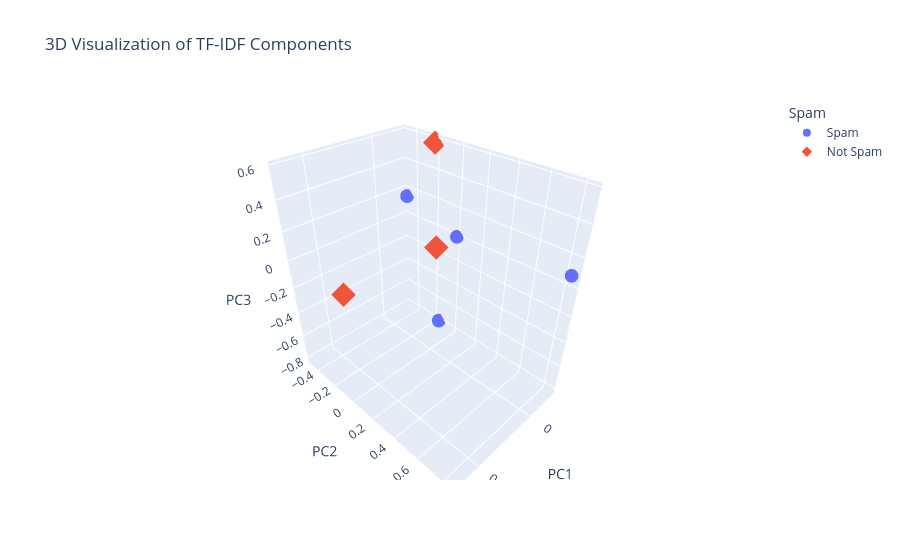

Notebook code cell kept with this figure:
### Markdown cell above
### Spam Detection Accuracy: 73%
	• The confusion matrix shows:
	• 44 true negatives: Correctly identified as not spam.
	• 0 false positives: No non-spam messages were wrongly labeled as spam (good!).
	• 16 false negatives: These were actual spam emails that the model missed.
	• 0 true positives: No spam emails were correctly identified.

### What this tells us:
	• The model is great at recognizing safe emails (non-spam), but fails to catch spam (all spam goes undetected). This is a class imbalance problem: the model might be biased toward the majority class.

### Top Chart: 3D Scatter Plot — Spam vs Not Spam
This 3D plot is like a bird’s-eye view of all the messages we tested. Each point is a message, and we’ve plotted them based on key features like:
	• How many words the message has.
	• How many special characters (like !, $, or #) it contains.
	• How much of the message is written in ALL CAPS.

We colored:
	• Blue dots = Not Spam.
	• Red dots = Spam.

You can see both types of messages are scattered around, but often spam messages tend to cluster in certain areas—like messages that have lots of uppercase letters or special symbols. This tells us that spam messages often have different patterns compared to normal ones.

### Bottom Chart: Feature Importance — What Matters Most in Spam Detection
This chart shows which features the model thinks are most useful for spotting spam.
The bars tell us how strongly each feature helps the model make its decision:
	• Uppercase Ratio (Biggest bar): This is the most important clue. Spam messages often use lots of capital letters to grab attention (like “WIN NOW!!!”). The model learned that when the uppercase ratio is high, it’s more likely to be spam.
	• Special Character Count: This matters too, but less strongly. Spam often uses symbols to catch your eye (like “$$$”, “!!!”), but it’s not as powerful a clue as uppercase letters.
	• Word Count: This feature had a tiny effect. That means the total number of words isn’t a strong signal on its own to tell if a message is spam or not.

Your model has learned to tell spam apart mostly by looking at how many capital letters are used in a message. That’s a clever trick because spammers love shouting in ALL CAPS! The 3D plot helps us see that spam messages have distinct “shapes” compared to normal messages, based on their text patterns.

## What we’ll do next:
	1. Simulate a small text-based spam dataset.
	2. Text Preprocessing: Lowercasing, punctuation removal; Stop word removal; Tokenization; TF-IDF Vectorization.
	3. Train the Spam Classifier (Logistic Regression).
	4. Evaluate with: Confusion matrix; Classification report; ROC curve & AUC.
	5. Visualize: Word cloud of spam vs. not-spam; 3D visualization of TF-IDF components using PCA.

### Code cell
import pandas as pd
import numpy as np
import matplotlib.pyplot as plt
from sklearn.model_selection import train_test_split
from sklearn.feature_extraction.text import TfidfVectorizer
from sklearn.linear_model import LogisticRegression
from sklearn.metrics import (accuracy_score, confusion_matrix, ConfusionMatrixDisplay,
                             classification_report, roc_curve, auc)
from wordcloud import WordCloud
import plotly.express as px
from sklearn.decomposition import PCA

# Sample text dataset (for demo; replace with real data if available)
data = {
    'text': [
        'Win a free iPhone now!!! Click here',
        'Meeting rescheduled to next week',
        'Earn $5000 working from home',
        'Project update attached',
        'Lowest price for your dream vacation',
        'Lunch at 1pm?',
        'Congratulations, you have won a prize!',
        'Please find the report attached',
        'Get cheap meds without prescription',
        'Can we catch up tomorrow?'
    ],
    'is_spam': [1, 0, 1, 0, 1, 0, 1, 0, 1, 0]
}
df_spam = pd.DataFrame(data)

# Split data
X_train, X_test, y_train, y_test = train_test_split(
    df_spam['text'], df_spam['is_spam'], test_size=0.3, random_state=42
)

# Text Vectorization (TF-IDF)
vectorizer = TfidfVectorizer(stop_words='english')
X_train_tfidf = vectorizer.fit_transform(X_train)
X_test_tfidf = vectorizer.transform(X_test)

# Train the model
model = LogisticRegression()
model.fit(X_train_tfidf, y_train)
preds = model.predict(X_test_tfidf)
probs = model.predict_proba(X_test_tfidf)[:, 1]

# Evaluation
acc = accuracy_score(y_test, preds)
print(f"Spam Detection Accuracy: {acc:.2f}")

cm = confusion_matrix(y_test, preds)
disp = ConfusionMatrixDisplay(confusion_matrix=cm)
disp.plot(cmap='Purples')
plt.title('Confusion Matrix: Spam Detection')
plt.show()

print("\nClassification Report:\n")
print(classification_report(y_test, preds, target_names=['Not Spam', 'Spam']))

# ROC Curve & AUC
fpr, tpr, thresholds = roc_curve(y_test, probs)
roc_auc = auc(fpr, tpr)

plt.figure(figsize=(8,6))
plt.plot(fpr, tpr, label=f'ROC Curve (AUC = {roc_auc:.2f})', color='purple')
plt.plot([0,1], [0,1], 'k--')
plt.xlabel('False Positive Rate')
plt.ylabel('True Positive Rate')
plt.title('ROC Curve: Spam Detection')
plt.legend()
plt.show()

# Word Cloud: Spam vs Not-Spam
spam_words = ' '.join(df_spam[df_spam['is_spam']==1]['text'])
ham_words = ' '.join(df_spam[df_spam['is_spam']==0]['text'])

fig, axs = plt.subplots(1, 2, figsize=(14,6))
wordcloud_spam = WordCloud(width=600, height=400, background_color='white').generate(spam_words)
wordcloud_ham = WordCloud(width=600, height=400, background_color='white').generate(ham_words)

axs[0].imshow(wordcloud_spam, interpolation='bilinear')
axs[0].set_title('Spam Word Cloud')
axs[0].axis('off')

axs[1].imshow(wordcloud_ham, interpolation='bilinear')
axs[1].set_title('Not-Spam Word Cloud')
axs[1].axis('off')

plt.show()

# 3D Visualization of TF-IDF components
pca = PCA(n_components=3)
X_tfidf_all = vectorizer.transform(df_spam['text'])
X_3D = pca.fit_transform(X_tfidf_all.toarray())

df_3D = pd.DataFrame({
    'PC1': X_3D[:,0],
    'PC2': X_3D[:,1],
    'PC3': X_3D[:,2],
    'Spam': df_spam['is_spam'].map({0: 'Not Spam', 1: 'Spam'})
})

fig = px.scatter_3d(
    df_3D, x='PC1', y='PC2', z='PC3',
    color='Spam', title='3D Visualization of TF-IDF Components',
    symbol='Spam'
)
fig.show()

### Figure 1 — Plotly figure (JSON) as saved in the notebook; plotly's stock layout.template omitted (floating-point values rounded to 4 significant figures)
{"data": [{"hovertemplate": "Spam=Spam<br>PC1=%{x}<br>PC2=%{y}<br>PC3=%{z}<extra></extra>", "legendgroup": "Spam", "marker": {"color": "#636efa", "symbol": "circle"}, "mode": "markers", "name": "Spam", "scene": "scene", "showlegend": true, "type": "scatter3d", "x": [-0.2448, -0.2448, -0.2448, -0.2448, -0.04705], "y": [2.007e-17, -0.1495, 0.839, -0.4788, 4.403e-17], "z": [-4.529e-19, -0.8003, 0.0826, 0.1407, 3.147e-16]}, {"hovertemplate": "Spam=Not Spam<br>PC1=%{x}<br>PC2=%{y}<br>PC3=%{z}<extra></extra>", "legendgroup": "Not Spam", "marker": {"color": "#EF553B", "symbol": "diamond"}, "mode": "markers", "name": "Not Spam", "scene": "scene", "showlegend": true, "type": "scatter3d", "x": [-0.04705, 0.6825, -0.04705, 0.6825, -0.2448], "y": [1.929e-16, 5.705e-16, -5.311e-17, -8.84e-16, -0.2107], "z": [2.33e-16, -1.796e-15, 3.147e-16, -7.358e-16, 0.577]}], "layout": {"legend": {"title": {"text": "Spam"}, "tracegroupgap": 0}, "scene": {"domain": {"x": [0, 1], "y": [0, 1]}, "xaxis": {"title": {"text": "PC1"}}, "yaxis": {"title": {"text": "PC2"}}, "zaxis": {"title": {"text": "PC3"}}}, "title": {"text": "3D Visualization of TF-IDF Components"}}}
